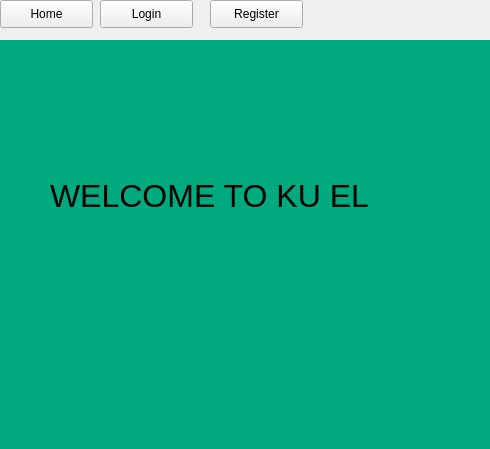
<?xml version="1.0" encoding="UTF-8"?>
<ui version="4.0">
 <class>Home</class>
 <widget class="QWidget" name="Home">
  <property name="geometry">
   <rect>
    <x>0</x>
    <y>0</y>
    <width>490</width>
    <height>449</height>
   </rect>
  </property>
  <property name="windowTitle">
   <string>Form</string>
  </property>
  <widget class="QStackedWidget" name="mainStack">
   <property name="geometry">
    <rect>
     <x>-10</x>
     <y>40</y>
     <width>501</width>
     <height>411</height>
    </rect>
   </property>
   <property name="styleSheet">
    <string notr="true">background-color: rgb(0, 170, 127);</string>
   </property>
   <property name="currentIndex">
    <number>2</number>
   </property>
   <widget class="QWidget" name="loginPage">
    <widget class="QGroupBox" name="groupBox">
     <property name="geometry">
      <rect>
       <x>30</x>
       <y>0</y>
       <width>351</width>
       <height>241</height>
      </rect>
     </property>
     <property name="title">
      <string>Sign In</string>
     </property>
     <widget class="QWidget" name="layoutWidget">
      <property name="geometry">
       <rect>
        <x>50</x>
        <y>40</y>
        <width>251</width>
        <height>171</height>
       </rect>
      </property>
      <layout class="QVBoxLayout" name="verticalLayout_4">
       <item>
        <layout class="QHBoxLayout" name="horizontalLayout">
         <item>
          <layout class="QVBoxLayout" name="verticalLayout_3">
           <item>
            <widget class="QLabel" name="label">
             <property name="text">
              <string>Login ID:</string>
             </property>
            </widget>
           </item>
           <item>
            <widget class="QLabel" name="label_2">
             <property name="text">
              <string>Password:</string>
             </property>
            </widget>
           </item>
          </layout>
         </item>
         <item>
          <layout class="QVBoxLayout" name="verticalLayout">
           <item>
            <widget class="QLineEdit" name="lineEdit_userName"/>
           </item>
           <item>
            <widget class="QLineEdit" name="lineEdit_password">
             <property name="echoMode">
              <enum>QLineEdit::Password</enum>
             </property>
            </widget>
           </item>
          </layout>
         </item>
        </layout>
       </item>
       <item>
        <layout class="QVBoxLayout" name="verticalLayout_2">
         <item>
          <widget class="QPushButton" name="pushButton_Login">
           <property name="text">
            <string>Log In</string>
           </property>
          </widget>
         </item>
         <item>
          <widget class="QPushButton" name="pushButton_Login_2">
           <property name="text">
            <string>Register</string>
           </property>
          </widget>
         </item>
        </layout>
       </item>
      </layout>
     </widget>
    </widget>
   </widget>
   <widget class="QWidget" name="page">
    <widget class="QLabel" name="label_4">
     <property name="geometry">
      <rect>
       <x>100</x>
       <y>10</y>
       <width>301</width>
       <height>51</height>
      </rect>
     </property>
     <property name="font">
      <font>
       <pointsize>24</pointsize>
      </font>
     </property>
     <property name="text">
      <string>Register Today</string>
     </property>
    </widget>
    <widget class="QPushButton" name="pushButton_3">
     <property name="geometry">
      <rect>
       <x>190</x>
       <y>260</y>
       <width>80</width>
       <height>25</height>
      </rect>
     </property>
     <property name="text">
      <string>Submit</string>
     </property>
    </widget>
    <widget class="QWidget" name="layoutWidget_2">
     <property name="geometry">
      <rect>
       <x>60</x>
       <y>80</y>
       <width>371</width>
       <height>161</height>
      </rect>
     </property>
     <layout class="QVBoxLayout" name="verticalLayout_5">
      <item>
       <layout class="QVBoxLayout" name="verticalLayout_6">
        <item>
         <layout class="QVBoxLayout" name="verticalLayout_7">
          <item>
           <layout class="QVBoxLayout" name="verticalLayout_8">
            <item>
             <layout class="QHBoxLayout" name="horizontalLayout_2">
              <item>
               <widget class="QLineEdit" name="Fname">
                <property name="placeholderText">
                 <string>First Name</string>
                </property>
               </widget>
              </item>
              <item>
               <widget class="QLineEdit" name="Lname">
                <property name="placeholderText">
                 <string>Last Name</string>
                </property>
               </widget>
              </item>
             </layout>
            </item>
            <item>
             <widget class="QLineEdit" name="Email">
              <property name="placeholderText">
               <string>Email</string>
              </property>
             </widget>
            </item>
           </layout>
          </item>
          <item>
           <layout class="QHBoxLayout" name="horizontalLayout_3">
            <item>
             <widget class="QLineEdit" name="Password">
              <property name="echoMode">
               <enum>QLineEdit::Password</enum>
              </property>
              <property name="placeholderText">
               <string>Password</string>
              </property>
             </widget>
            </item>
            <item>
             <widget class="QLineEdit" name="Password_re">
              <property name="echoMode">
               <enum>QLineEdit::Password</enum>
              </property>
              <property name="placeholderText">
               <string>Re-enter Password</string>
              </property>
             </widget>
            </item>
           </layout>
          </item>
         </layout>
        </item>
        <item>
         <widget class="QLineEdit" name="Address">
          <property name="placeholderText">
           <string>Full Address</string>
          </property>
         </widget>
        </item>
       </layout>
      </item>
      <item>
       <widget class="QLineEdit" name="Number">
        <property name="placeholderText">
         <string>Mobile number</string>
        </property>
       </widget>
      </item>
     </layout>
    </widget>
   </widget>
   <widget class="QWidget" name="welcomePage">
    <widget class="QLabel" name="label_3">
     <property name="geometry">
      <rect>
       <x>60</x>
       <y>120</y>
       <width>371</width>
       <height>71</height>
      </rect>
     </property>
     <property name="font">
      <font>
       <pointsize>24</pointsize>
      </font>
     </property>
     <property name="text">
      <string>WELCOME TO KU EL</string>
     </property>
    </widget>
   </widget>
  </widget>
  <widget class="QPushButton" name="pushButton">
   <property name="geometry">
    <rect>
     <x>210</x>
     <y>0</y>
     <width>93</width>
     <height>28</height>
    </rect>
   </property>
   <property name="text">
    <string>Register</string>
   </property>
  </widget>
  <widget class="QPushButton" name="homeButton">
   <property name="geometry">
    <rect>
     <x>0</x>
     <y>0</y>
     <width>93</width>
     <height>28</height>
    </rect>
   </property>
   <property name="text">
    <string>Home</string>
   </property>
  </widget>
  <widget class="QPushButton" name="pushButton_2">
   <property name="geometry">
    <rect>
     <x>100</x>
     <y>0</y>
     <width>93</width>
     <height>28</height>
    </rect>
   </property>
   <property name="text">
    <string>Login</string>
   </property>
  </widget>
 </widget>
 <resources/>
 <connections/>
</ui>
